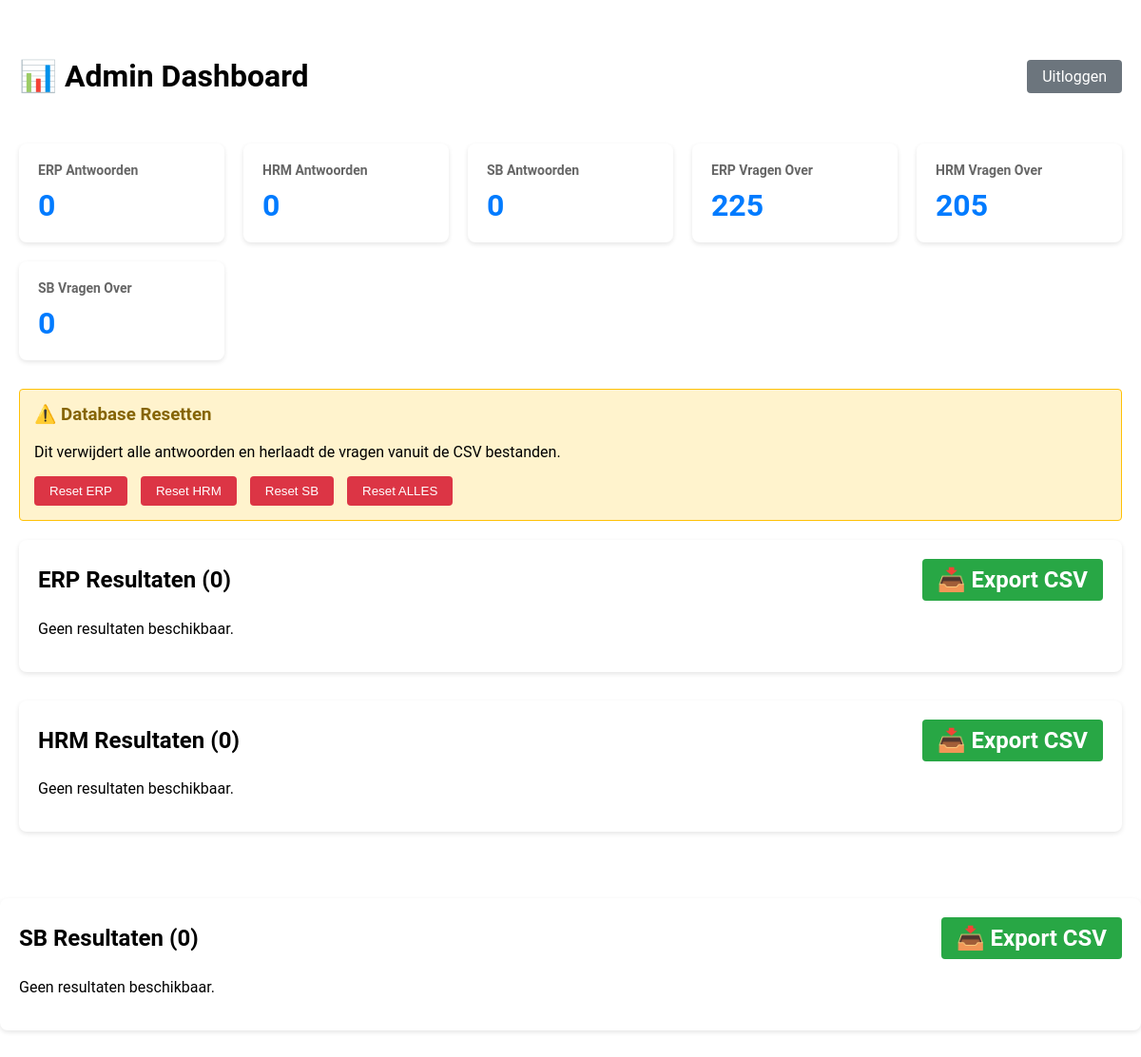
Before: /admin (signed in) with the older database file.
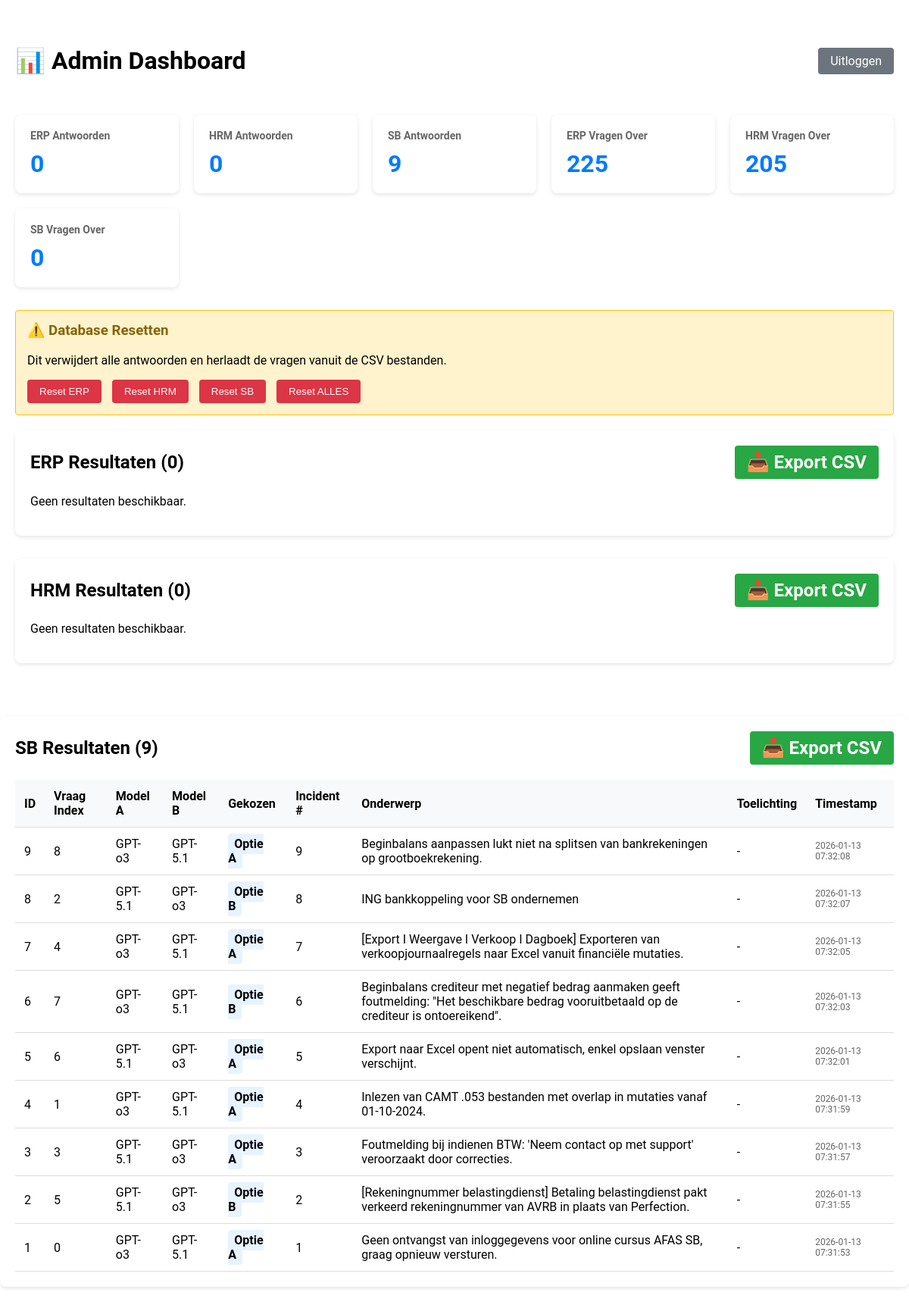
After: the same page with the newer database file.
### tables this page shows
CREATE TABLE results_sb (
                        id INTEGER PRIMARY KEY AUTOINCREMENT,
                        question_index TEXT,
                        model_a TEXT,
                        model_b TEXT,
                        gekozen_optie TEXT,
                        incident_nummer INTEGER,
                        onderwerp TEXT,
                        toelichting TEXT,
                        timestamp DATETIME DEFAULT CURRENT_TIMESTAMP
                    );

### app.py (the view)
@app.route("/admin")
@admin_required
def admin_dashboard():
    erp_results = db.get_all_results("erp")
    hrm_results = db.get_all_results("hrm")
    sb_results = db.get_all_results("sb")
    stats = db.get_statistics()
    return render_template("admin_dashboard.html",
                         erp_results=erp_results,
                         hrm_results=hrm_results,
                         sb_results=sb_results,
                         erp_count=stats["erp_count"],
                         hrm_count=stats["hrm_count"],
                         sb_count=stats["sb_count"],
                         erp_remaining=stats["erp_remaining"],
                         hrm_remaining=stats["hrm_remaining"],
                         sb_remaining=stats["sb_remaining"])

### app.py (called while the page is built)
def admin_required(f):
    @wraps(f)
    def decorated_function(*args, **kwargs):
        if not session.get('admin_logged_in'):
            return redirect(url_for('admin_login'))
        return f(*args, **kwargs)
    return decorated_function

### database.py (called while the page is built)
    @contextmanager
    def get_connection(self):
        conn = sqlite3.connect(self.db_path, check_same_thread=False)
        conn.row_factory = sqlite3.Row
        try:
            yield conn
        finally:
            conn.close()

    def get_all_results(self, incident_type):
        with self.get_connection() as conn:
            cursor = conn.cursor()
            cursor.execute(f'''
                SELECT * FROM {self.config[incident_type]["table_results"]}
                ORDER BY timestamp DESC
            ''')
            return [dict(row) for row in cursor.fetchall()]

    def get_statistics(self):
        with self.get_connection() as conn:
            cursor = conn.cursor()
            stats = {}
            for incident_type in ["erp", "hrm", "sb"]:
                cursor.execute(f'SELECT COUNT(*) FROM {self.config[incident_type]["table_results"]}')
                stats[f"{incident_type}_count"] = cursor.fetchone()[0]
                cursor.execute(f'SELECT COUNT(*) FROM {self.config[incident_type]["table_questions"]}')
                stats[f"{incident_type}_remaining"] = cursor.fetchone()[0]
            return stats

### templates/admin_dashboard.html (shortened to what this page needs)
<!DOCTYPE html>
<html lang="nl">
<head>
    <link rel="stylesheet" href="{{ url_for('static', filename='style.css') }}">
</head>
<body>
    <div class="dashboard">
        <div class="header">
            <h1>📊 Admin Dashboard</h1>
            <a href="{{ url_for('admin_logout') }}" class="btn btn-secondary">Uitloggen</a>
        </div>
        <div class="stats">
            <div class="stat-card">
                <h3>ERP Antwoorden</h3>
                <div class="number">{{ erp_count }}</div>
            </div>
            <div class="stat-card">
                <h3>HRM Antwoorden</h3>
                <div class="number">{{ hrm_count }}</div>
            </div>
            <div class="stat-card">
                <h3>SB Antwoorden</h3>
                <div class="number">{{ sb_count }}</div>
            </div>
            <div class="stat-card">
                <h3>ERP Vragen Over</h3>
                <div class="number">{{ erp_remaining }}</div>
            </div>
            <div class="stat-card">
                <h3>HRM Vragen Over</h3>
                <div class="number">{{ hrm_remaining }}</div>
            </div>
            <div class="stat-card">
                <h3>SB Vragen Over</h3>
                <div class="number">{{ sb_remaining }}</div>
            </div>
        </div>
        <div class="reset-section">
            <h3>⚠️ Database Resetten</h3>
            <p>Dit verwijdert alle antwoorden en herlaadt de vragen vanuit de CSV bestanden.</p>
            <form method="POST" action="{{ url_for('reset_database', incident_type='erp') }}" style="display: inline;" onsubmit="return confirm('Weet je zeker dat je ERP wilt resetten?');">
                <button type="submit" class="btn btn-danger">Reset ERP</button>
            </form>
            <form method="POST" action="{{ url_for('reset_database', incident_type='hrm') }}" style="display: inline; margin-left: 10px;" onsubmit="return confirm('Weet je zeker dat je HRM wilt resetten?');">
                <button type="submit" class="btn btn-danger">Reset HRM</button>
            </form>
                <form method="POST" action="{{ url_for('reset_database', incident_type='sb') }}" style="display: inline; margin-left: 10px;" onsubmit="return confirm('Weet je zeker dat je SB wilt resetten?');">
                    <button type="submit" class="btn btn-danger">Reset SB</button>
            </form>
            <form method="POST" action="{{ url_for('reset_database', incident_type='all') }}" style="display: inline; margin-left: 10px;" onsubmit="return confirm('Weet je zeker dat je ALLES wilt resetten?');">
                <button type="submit" class="btn btn-danger">Reset ALLES</button>
            </form>
        </div>
        <div class="section">
            <h2>
                <span>ERP Resultaten ({{ erp_count }})</span>
                <a href="{{ url_for('export_results', incident_type='erp') }}" class="btn btn-export">📥 Export CSV</a>
            </h2>
            {% if erp_results %}
            <table>
                <thead>
                    <tr>
                        <th>ID</th>
                        <th>Vraag Index</th>
                        <th>Model A</th>
                        <th>Model B</th>
                        <th>Gekozen</th>
                        <th>Incident #</th>
                        <th>Onderwerp</th>
                        <th>Toelichting</th>
                        <th>Timestamp</th>
                    </tr>
                </thead>
                <tbody>
                    {% for result in erp_results %}
                    <tr>
                        <td>{{ result.id }}</td>
                        <td>{{ result.question_index }}</td>
                        <td>{{ result.model_a }}</td>
                        <td>{{ result.model_b }}</td>
                        <td><span class="choice">{{ result.gekozen_optie }}</span></td>
                        <td>{{ result.incident_nummer }}</td>
                        <td>{{ result.onderwerp or '-' }}</td>
                        <td class="toelichting" title="{{ result.toelichting or '-' }}">{{ result.toelichting or '-' }}</td>
                        <td class="timestamp">{{ result.timestamp }}</td>
                    </tr>
                    {% endfor %}
                </tbody>
            </table>
            {% else %}
            <p>Geen resultaten beschikbaar.</p>
            {% endif %}
        </div>
        <div class="section">
            <h2>
                <span>HRM Resultaten ({{ hrm_count }})</span>
                <a href="{{ url_for('export_results', incident_type='hrm') }}" class="btn btn-export">📥 Export CSV</a>
            </h2>
            {% if hrm_results %}
            <table>
                <thead>
                    <tr>
                        <th>ID</th>
                        <th>Vraag Index</th>
                        <th>Model A</th>
                        <th>Model B</th>
                        <th>Gekozen</th>
                        <th>Incident #</th>
                        <th>Onderwerp</th>
                        <th>Toelichting</th>
                        <th>Timestamp</th>
                    </tr>
                </thead>
                <tbody>
                    {% for result in hrm_results %}
                    <tr>
                        <td>{{ result.id }}</td>
                        <td>{{ result.question_index }}</td>
                        <td>{{ result.model_a }}</td>
                        <td>{{ result.model_b }}</td>
                        <td><span class="choice">{{ result.gekozen_optie }}</span></td>
                        <td>{{ result.incident_nummer }}</td>
                        <td>{{ result.onderwerp or '-' }}</td>
                        <td class="toelichting" title="{{ result.toelichting or '-' }}">{{ result.toelichting or '-' }}</td>
                        <td class="timestamp">{{ result.timestamp }}</td>
                    </tr>
                    {% endfor %}
                </tbody>
            </table>
            {% else %}
            <p>Geen resultaten beschikbaar.</p>
            {% endif %}
        </div>
    </div>
        <div class="section">
            <h2>
                <span>SB Resultaten ({{ sb_count }})</span>
                <a href="{{ url_for('export_results', incident_type='sb') }}" class="btn btn-export">📥 Export CSV</a>
            </h2>
            {% if sb_results %}
            <table>
                <thead>
                    <tr>
                        <th>ID</th>
                        <th>Vraag Index</th>
                        <th>Model A</th>
                        <th>Model B</th>
                        <th>Gekozen</th>
                        <th>Incident #</th>
                        <th>Onderwerp</th>
                        <th>Toelichting</th>
                        <th>Timestamp</th>
                    </tr>
                </thead>
                <tbody>
                    {% for result in sb_results %}
                    <tr>
                        <td>{{ result.id }}</td>
                        <td>{{ result.question_index }}</td>
                        <td>{{ result.model_a }}</td>
                        <td>{{ result.model_b }}</td>
                        <td><span class="choice">{{ result.gekozen_optie }}</span></td>
                        <td>{{ result.incident_nummer }}</td>
                        <td>{{ result.onderwerp or '-' }}</td>
                        <td class="toelichting" title="{{ result.toelichting or '-' }}">{{ result.toelichting or '-' }}</td>
                        <td class="timestamp">{{ result.timestamp }}</td>
                    </tr>
                    {% endfor %}
                </tbody>
            </table>
            {% else %}
            <p>Geen resultaten beschikbaar.</p>
            {% endif %}
        </div>
</body>
</html>

### static/style.css (style rules this page uses)
body { font-family: 'Roboto', sans-serif; margin: 0; padding: 0; }

### templates/admin_dashboard.html (style rules this page uses)
.dashboard { max-width: 1400px; margin: 20px auto; padding: 20px; }
.header { display: flex; justify-content: space-between; align-items: center; margin-bottom: 30px; }
.stats { display: grid; grid-template-columns: repeat(auto-fit, minmax(200px, 1fr)); gap: 20px; margin-bottom: 30px; }
.stat-card { background: white; padding: 20px; border-radius: 8px; box-shadow: 0 2px 5px rgba(0,0,0,0.1); }
.stat-card h3 { margin: 0 0 10px 0; color: #666; font-size: 14px; }
.stat-card .number { font-size: 32px; font-weight: bold; color: #007bff; }
.section { background: white; padding: 20px; border-radius: 8px; box-shadow: 0 2px 5px rgba(0,0,0,0.1); margin-bottom: 30px; }
.section h2 { margin-top: 0; display: flex; justify-content: space-between; align-items: center; }
table { width: 100%; border-collapse: collapse; }
th, td { padding: 12px; text-align: left; border-bottom: 1px solid #ddd; }
td.toelichting { max-width: 300px; overflow: hidden; text-overflow: ellipsis; white-space: nowrap; }
th { background: #f8f9fa; font-weight: bold; }
.btn { padding: 8px 16px; background: #007bff; color: white; text-decoration: none; border-radius: 4px; display: inline-block; border: none; cursor: pointer; }
.btn-secondary { background: #6c757d; }
.btn-export { background: #28a745; margin-left: 10px; }
.timestamp { font-size: 12px; color: #666; }
.choice { font-weight: bold; padding: 4px 8px; border-radius: 4px; background: #e7f3ff; }
.btn-danger { background: #dc3545; }
.reset-section { background: #fff3cd; border: 1px solid #ffc107; padding: 15px; border-radius: 4px; margin-bottom: 20px; }
.reset-section h3 { margin-top: 0; color: #856404; }

Changed rows visible on the page:
added results_sb: id "9", question_index "8", model_a "GPT-o3", model_b "GPT-5.1", gekozen_optie "Optie A", incident_nummer "9", onderwerp "Beginbalans aanpassen lukt niet na splitsen van bankrekeningen op grootboekrekening.", toelichting "-", timestamp "2026-01-13 07:32:08"
added results_sb: id "8", question_index "2", model_a "GPT-5.1", model_b "GPT-o3", gekozen_optie "Optie B", incident_nummer "8", onderwerp "ING bankkoppeling voor SB ondernemen", toelichting "-", timestamp "2026-01-13 07:32:07"
added results_sb: id "7", question_index "4", model_a "GPT-o3", model_b "GPT-5.1", gekozen_optie "Optie A", incident_nummer "7", onderwerp "[Export I Weergave I Verkoop I Dagboek] Exporteren van verkoopjournaalregels naar Excel vanuit financiële mutaties.", toelichting "-", timestamp "2026-01-13 07:32:05"
added results_sb: id "6", question_index "7", model_a "GPT-o3", model_b "GPT-5.1", gekozen_optie "Optie B", incident_nummer "6", onderwerp "Beginbalans crediteur met negatief bedrag aanmaken geeft foutmelding: \"Het beschikbare bedrag vooruitbetaald op de crediteur is ontoereikend\".", toelichting "-", timestamp "2026-01-13 07:32:03"
added results_sb: id "5", question_index "6", model_a "GPT-5.1", model_b "GPT-o3", gekozen_optie "Optie A", incident_nummer "5", onderwerp "Export naar Excel opent niet automatisch, enkel opslaan venster verschijnt.", toelichting "-", timestamp "2026-01-13 07:32:01"
added results_sb: id "4", question_index "1", model_a "GPT-o3", model_b "GPT-5.1", gekozen_optie "Optie A", incident_nummer "4", onderwerp "Inlezen van CAMT .053 bestanden met overlap in mutaties vanaf 01-10-2024.", toelichting "-", timestamp "2026-01-13 07:31:59"
added results_sb: id "3", question_index "3", model_a "GPT-5.1", model_b "GPT-o3", gekozen_optie "Optie A", incident_nummer "3", onderwerp "Foutmelding bij indienen BTW: 'Neem contact op met support' veroorzaakt door correcties.", toelichting "-", timestamp "2026-01-13 07:31:57"
added results_sb: id "2", question_index "5", model_a "GPT-5.1", model_b "GPT-o3", gekozen_optie "Optie B", incident_nummer "2", onderwerp "[Rekeningnummer belastingdienst] Betaling belastingdienst pakt verkeerd rekeningnummer van AVRB in plaats van Perfection.", toelichting "-", timestamp "2026-01-13 07:31:55"
added results_sb: id "1", question_index "0", model_a "GPT-o3", model_b "GPT-5.1", gekozen_optie "Optie A", incident_nummer "1", onderwerp "Geen ontvangst van inloggegevens voor online cursus AFAS SB, graag opnieuw versturen.", toelichting "-", timestamp "2026-01-13 07:31:53"
Other visible differences:
{{ sb_count }}: "0" → "9"
text no longer shown: "Geen resultaten beschikbaar."
text now shown: "ID Vraag Index Model A Model B Gekozen Incident # Onderwerp Toelichting Timestamp"
